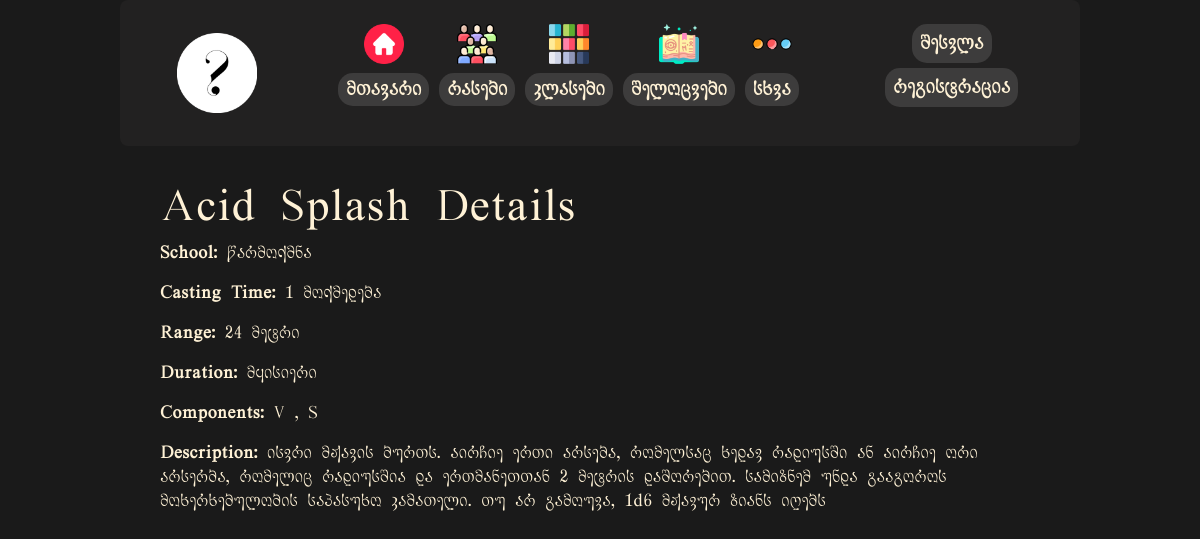
/1/, run on the app's committed database.
### myapp/models.py (models this page shows, shortened)
class Spell(models.Model):
    name = models.CharField(max_length=100)
    level = models.IntegerField()
    school = models.ForeignKey('School', on_delete=models.CASCADE)
    casting_time = models.ForeignKey('CastingTime', on_delete=models.CASCADE)
    range = models.ForeignKey('Range', on_delete=models.CASCADE)
    duration = models.ForeignKey('Duration', on_delete=models.CASCADE)
    components = models.ManyToManyField('Components')
    dice_num = models.PositiveIntegerField(blank=True, null=True)
    dice = models.ForeignKey(Dice, on_delete=models.CASCADE, blank=True, null=True)
    damage_type = models.ForeignKey(DamageType, on_delete=models.CASCADE, blank=True, null=True)
    description = models.TextField()
    at_higher_levels = models.TextField(blank=True)
    classes_using = models.ManyToManyField('Class', blank=True)

class School(models.Model):
    name = models.CharField(max_length=50)
    description = models.TextField(blank=True, null=True)

class CastingTime(models.Model):
    name = models.CharField(max_length=50)
    description = models.TextField(blank=True, null=True)

class Range(models.Model):
    name = models.CharField(max_length=50)
    description = models.TextField(blank=True, null=True)

class Duration(models.Model):
    name = models.CharField(max_length=50)
    description = models.TextField(blank=True, null=True)

class Components(models.Model):
    name = models.CharField(max_length=50)
    description = models.TextField(blank=True, null=True)

### myapp/views.py (the view)
# urls.py: path('<int:spell_id>/', views.spell_detail, name='spell_detail'),
def spell_detail(request, spell_id):
    spell = get_object_or_404(Spell, pk=spell_id)
    context = {
        'spell': spell
    }
    return render(request, 'spell_detail.html', context)

### myapp/templates/spell_detail.html (shortened to what this page needs)
{% extends 'base.html' %}
{% load static %}
{% block extra_css %}
<link rel="stylesheet" href="{% static 'css/spells.css' %}">
{% endblock %}
{% block content %}
<div class="container spell-detail-container">
    <h1 class="spell-detail-title">{{ spell.name }} Details</h1>
    <div class="spell-details">
        <p><strong>School:</strong> {{ spell.school.name }}</p>
        <p><strong>Casting Time:</strong> {{ spell.casting_time.name }}</p>
        <p><strong>Range:</strong> {{ spell.range.name }}</p>
        <p><strong>Duration:</strong> {{ spell.duration.name }}</p>
        <p><strong>Components:</strong>
            {% for component in spell.components.all %}
            {{ component.name }}
            {% if not forloop.last %}, {% endif %}
            {% endfor %}
        </p>
        <p><strong>Description:</strong> {{ spell.description }}</p>
    </div>
</div>
{% endblock %}

### static/css/styles.css (style rules this page uses)
body, html { font-family: "KA_LORTKIPANIDZE", sans-serif; background-color: #1a1a1a; color: #fff2d6; margin: 0; padding: 0; height: 100%; }
.container { max-width: 960px; margin: auto; padding: 20px; }

### static/css/spells.css (style rules this page uses)
body, html { font-family: "KA_LORTKIPANIDZE", sans-serif; background-color: #1a1a1a; color: #fff2d6; margin: 0; padding: 0; height: 100%; }
.container { max-width: 960px; margin: auto; padding: 20px; }

### data on the page
Spell: name "Acid Splash", school.name "წარმოქმნა", casting_time.name "1 მოქმედება", range.name "24 მეტრი", duration.name "მყისიერი", description "ისვრი მჟავის ბურთს. აირჩიე ერთი არსება, რომელსაც ხედავ რადიუსში ან აირჩიე ორი არსერბა, რომელიც რადიუსშია და ერთმანეთთან 2 მეტრის დაშორებით. სამიზნემ უნდა გააგოროს მოხერხებულობის საპასუხო კამათელი. თუ არ გამოუვა, 1d6 მჟავურ ზიანს იღებს"
Components: name "V"
Components: name "S"
